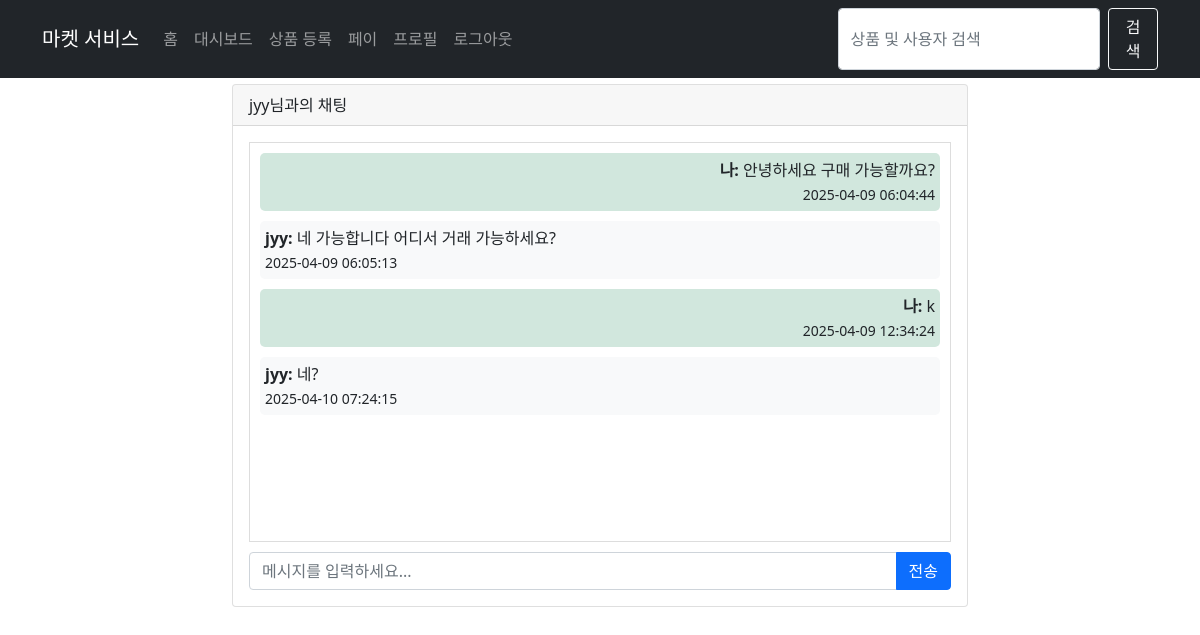
The page /chat/17bae8a7-6ffb-465e-ac3f-adac3d5d804e (signed in) on the database its author committed.
### tables this page shows
CREATE TABLE user (
                id TEXT PRIMARY KEY,
                username TEXT UNIQUE NOT NULL,
                password TEXT NOT NULL,
                bio TEXT
            , role TEXT DEFAULT 'user', report_count INTEGER DEFAULT 0, is_active INTEGER DEFAULT 1);

CREATE TABLE private_message (
                id TEXT PRIMARY KEY,
                sender_id TEXT NOT NULL,
                receiver_id TEXT NOT NULL,
                message TEXT NOT NULL,
                timestamp DATETIME DEFAULT CURRENT_TIMESTAMP,
                is_read INTEGER DEFAULT 0,
                FOREIGN KEY (sender_id) REFERENCES user(id),
                FOREIGN KEY (receiver_id) REFERENCES user(id)
            );

### app.py (the view)
@app.route('/chat/<user_id>')
def private_chat(user_id):
    if 'user_id' not in session:
        return redirect(url_for('login'))
    if not user_id or not re.match(r'^[a-f0-9-]{36}$', user_id):
        flash('유효하지 않은 사용자 ID입니다.')
        return redirect(url_for('dashboard'))
    db = get_db()
    cursor = db.cursor()
    cursor.execute("SELECT id, username FROM user WHERE id = ?", (user_id,))
    chat_partner = cursor.fetchone()
    if not chat_partner:
        flash('존재하지 않는 사용자입니다.')
        return redirect(url_for('dashboard'))
    cursor.execute("""
        SELECT pm.*, s.username as sender_name, r.username as receiver_name
        FROM private_message pm
        JOIN user s ON pm.sender_id = s.id
        JOIN user r ON pm.receiver_id = r.id
        WHERE (pm.sender_id = ? AND pm.receiver_id = ?) OR (pm.sender_id = ? AND pm.receiver_id = ?)
        ORDER BY pm.timestamp ASC
    """, (session['user_id'], user_id, user_id, session['user_id']))
    messages = cursor.fetchall()
    cursor.execute("""
        UPDATE private_message SET is_read = 1
        WHERE receiver_id = ? AND sender_id = ? AND is_read = 0
    """, (session['user_id'], user_id))
    db.commit()
    return render_template('private_chat.html', chat_partner=chat_partner, messages=messages)

### app.py (called while the page is built)
def get_db():
    db = getattr(g, '_database', None)
    if db is None:
        db = g._database = sqlite3.connect(DATABASE)
        db.row_factory = sqlite3.Row
    return db

@app.teardown_appcontext
def close_connection(exception):
    db = getattr(g, '_database', None)
    if db is not None:
        db.close()

### templates/private_chat.html (shortened to what this page needs)
{% extends 'base.html' %}
{% block content %}
<div class="row mt-4">
    <div class="col-md-8 mx-auto">
        <div class="card">
            <div class="card-header">
                {{ chat_partner.username }}님과의 채팅
            </div>
            <div class="card-body">
                <div class="chat-container" id="chatContainer">
                    {% for msg in messages %}
                        {% if msg.sender_id == session.user_id %}
                            <div class="chat-message my-message">
                                <div><strong>나:</strong> {{ msg.message }}</div>
                                <small>{{ msg.timestamp }}</small>
                            </div>
                        {% else %}
                            <div class="chat-message other-message">
                                <div><strong>{{ msg.sender_name }}:</strong> {{ msg.message }}</div>
                                <small>{{ msg.timestamp }}</small>
                            </div>
                        {% endif %}
                    {% endfor %}
                </div>
                <form method="post" action="{{ url_for('send_private_message') }}">
                    <div class="input-group">
                        <input type="text" class="form-control" name="message" placeholder="메시지를 입력하세요..." required>
                        <button class="btn btn-primary" type="submit">전송</button>
                    </div>
                </form>
            </div>
        </div>
    </div>
</div>
{% endblock %}

### templates/base.html (style rules this page uses)
body { padding-top: 60px; padding-bottom: 40px; }
.chat-container { height: 400px; overflow-y: auto; border: 1px solid #ddd; padding: 10px; margin-bottom: 10px; }
.chat-message { margin-bottom: 10px; padding: 5px; border-radius: 5px; }
.my-message { background-color: #d1e7dd; text-align: right; }
.other-message { background-color: #f8f9fa; }

### rows shown on the page
user: username "jyy"
private_message: message "안녕하세요 구매 가능할까요?", timestamp "2025-04-09 06:04:44"
private_message: sender_name "jyy", message "네 가능합니다 어디서 거래 가능하세요?", timestamp "2025-04-09 06:05:13"
private_message: message "k", timestamp "2025-04-09 12:34:24"
private_message: sender_name "jyy", message "네?", timestamp "2025-04-10 07:24:15"
